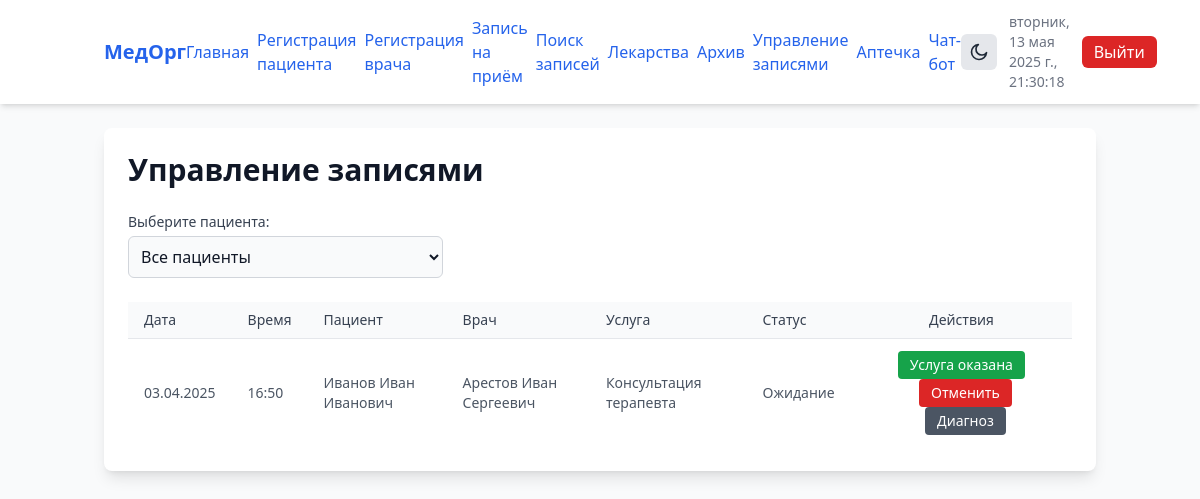
The page /manage_appointments (signed in) on the database as committed earlier.
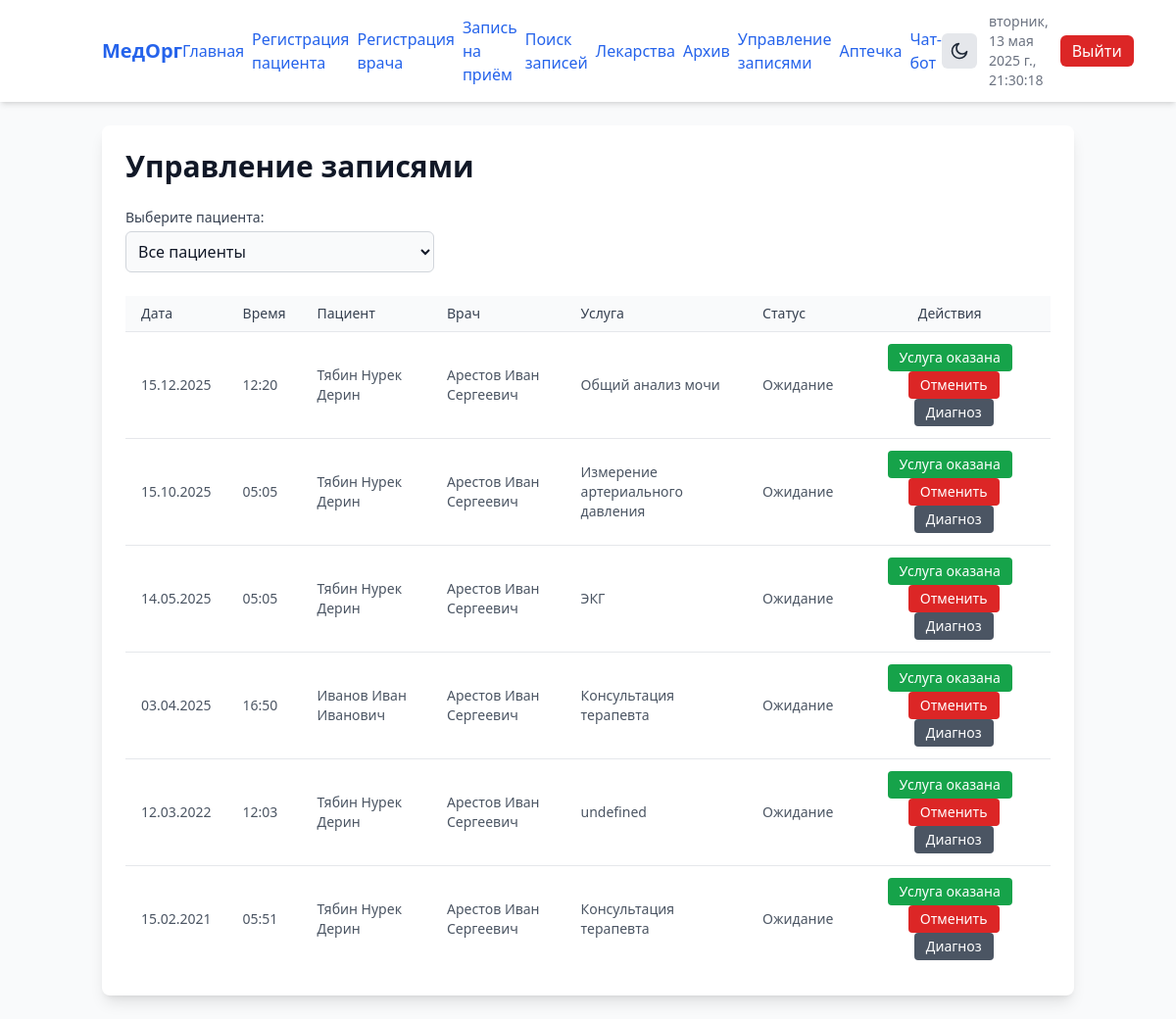
The same page on the database as committed later.
### app/models.py (models this page shows)
class Appointment(Base):
    __tablename__ = "appointments"
    id = Column(Integer, primary_key=True, index=True)
    patient_id = Column(Integer, ForeignKey("patients.id"))
    doctor_id = Column(Integer, ForeignKey("doctors.id"))
    service = Column(String, index=True)
    appointment_day = Column(Date)
    appointment_time = Column(String)
    status = Column(String, default="Ожидание")
    diagnosis = Column(String)
    recommendations = Column(String)
    patient = relationship("Patient")
    doctor = relationship("Doctor")
    history = relationship("AppointmentHistory", back_populates="appointment")

class Patient(Base):
    __tablename__ = "patients"
    id = Column(Integer, primary_key=True, index=True)
    last_name = Column(String, index=True)
    first_name = Column(String, index=True)
    patronymic = Column(String, index=True)
    age = Column(Integer)
    gender = Column(String, index=True)
    date_of_birth = Column(String, index=True)
    address = Column(String, index=True)
    phone = Column(String, index=True)
    insurance_policy = Column(String, index=True)
    email = Column(String, index=True)

class Doctor(Base):
    __tablename__ = "doctors"
    id = Column(Integer, primary_key=True, index=True)
    last_name = Column(String, index=True)
    first_name = Column(String, index=True)
    patronymic = Column(String, index=True)
    cabinet = Column(String, index=True)
    specialization = Column(String, index=True)
    date_of_birth = Column(String, index=True)
    age = Column(Integer)
    phone = Column(String, index=True)
    email = Column(String, index=True)
    workplace = Column(String, index=True)

### app/routes/html_routes.py (the view)
@router.get("/manage_appointments", response_class=HTMLResponse)
def manage_appointments(
    request: Request,
    patient_id: int = Query(0),
    db: Session = Depends(get_db)
):
    q = db.query(models.Appointment)
    if patient_id:
        q = q.filter(models.Appointment.patient_id == patient_id)
    appts    = q.order_by(models.Appointment.appointment_day.desc()).all()
    patients = db.query(models.Patient).all()
    return templates.TemplateResponse("manage_appointments.html", {
        "request": request,
        "appointments": appts,
        "patients": patients,
        "selected_patient_id": patient_id
    })

### app/templates/manage_appointments.html (shortened to what this page needs)
{% extends "base.html" %}
{% block content %}
<div class="mx-auto p-6 bg-white dark:bg-gray-800 shadow-lg dark:shadow-gray-700 rounded-lg
            max-w-full sm:max-w-lg lg:max-w-6xl space-y-6">
  <h1 class="text-2xl sm:text-3xl font-bold text-gray-900 dark:text-gray-100 mb-6">
    Управление записями
  </h1>
  <form method="get" action="/manage_appointments" class="mb-6">
    <label for="patient_id"
           class="block text-sm font-medium text-gray-700 dark:text-gray-200 mb-1">
      Выберите пациента:
    </label>
    <select
      id="patient_id"
      name="patient_id"
      onchange="this.form.submit()"
      class="block w-full sm:w-1/3 rounded-md border border-gray-300 dark:border-gray-600
             bg-gray-50 dark:bg-gray-700 text-gray-900 dark:text-gray-100 p-2
             focus:border-blue-500 dark:focus:border-blue-400 focus:ring-blue-500 dark:focus:ring-blue-400 transition-colors"
    >
      <option value="0"
        {% if not selected_patient_id or selected_patient_id == 0 %}selected{% endif %}
      >
        Все пациенты
      </option>
    </select>
  </form>
  {% if appointments %}
    <div class="overflow-x-auto">
      <table class="min-w-full bg-white dark:bg-gray-800 divide-y divide-gray-200 dark:divide-gray-700">
        <thead class="bg-gray-50 dark:bg-gray-700">
          <tr>
            <th class="px-4 py-2 text-left text-sm font-medium text-gray-700 dark:text-gray-300">Дата</th>
            <th class="px-4 py-2 text-left text-sm font-medium text-gray-700 dark:text-gray-300">Время</th>
            <th class="px-4 py-2 text-left text-sm font-medium text-gray-700 dark:text-gray-300">Пациент</th>
            <th class="px-4 py-2 text-left text-sm font-medium text-gray-700 dark:text-gray-300">Врач</th>
            <th class="px-4 py-2 text-left text-sm font-medium text-gray-700 dark:text-gray-300">Услуга</th>
            <th class="px-4 py-2 text-left text-sm font-medium text-gray-700 dark:text-gray-300">Статус</th>
            <th class="px-4 py-2 text-center text-sm font-medium text-gray-700 dark:text-gray-300">Действия</th>
          </tr>
        </thead>
        <tbody class="bg-white dark:bg-gray-800 divide-y divide-gray-200 dark:divide-gray-700">
          {% for appointment in appointments %}
          <tr id="row-{{ appointment.id }}">
            <td class="px-4 py-3 text-sm text-gray-600 dark:text-gray-300">
              {% if appointment.appointment_day %}
                {{ appointment.appointment_day.strftime('%d.%m.%Y') }}
              {% else %}
                —
              {% endif %}
            </td>
            <td class="px-4 py-3 text-sm text-gray-600 dark:text-gray-300">
              {{ appointment.appointment_time }}
            </td>
            <td class="px-4 py-3 text-sm text-gray-600 dark:text-gray-300">
              {{ appointment.patient.last_name }} {{ appointment.patient.first_name }} {{ appointment.patient.patronymic }}
            </td>
            <td class="px-4 py-3 text-sm text-gray-600 dark:text-gray-300">
              {{ appointment.doctor.last_name }} {{ appointment.doctor.first_name }} {{ appointment.doctor.patronymic }}
            </td>
            <td class="px-4 py-3 text-sm text-gray-600 dark:text-gray-300">
              {{ appointment.service }}
            </td>
            <td id="status-{{ appointment.id }}" class="px-4 py-3 text-sm text-gray-600 dark:text-gray-300">
              {{ appointment.status }}
            </td>
            <td class="px-4 py-3 text-center space-x-2">
              <button
                class="px-3 py-1 bg-green-600 dark:bg-green-500 text-white text-sm font-medium rounded
                       hover:bg-green-700 dark:hover:bg-green-600 focus:outline-none focus:ring-2 focus:ring-green-500 dark:focus:ring-green-400 transition-colors"
                data-id="{{ appointment.id }}"
                data-status="Оказана"
              >
                Услуга оказана
              </button>
              <button
                class="px-3 py-1 bg-red-600 dark:bg-red-500 text-white text-sm font-medium rounded
                       hover:bg-red-700 dark:hover:bg-red-600 focus:outline-none focus:ring-2 focus:ring-red-500 dark:focus:ring-red-400 transition-colors"
                data-id="{{ appointment.id }}"
                data-status="Отменено"
              >
                Отменить
              </button>
              <a href="/appointments/{{ appointment.id }}/diagnosis" class="inline-block">
                <button
                  type="button"
                  class="mt-2 sm:mt-0 px-3 py-1 bg-gray-600 dark:bg-gray-500 text-white text-sm font-medium rounded
                         hover:bg-gray-700 dark:hover:bg-gray-600 focus:outline-none focus:ring-2 focus:ring-gray-500 dark:focus:ring-gray-400 transition-colors"
                >
                  Диагноз
                </button>
              </a>
            </td>
          </tr>
          {% endfor %}
        </tbody>
      </table>
    </div>
  {% else %}
    <p class="text-gray-700 dark:text-gray-300">Нет записей.</p>
  {% endif %}
</div>
{% endblock %}

### app/templates/base.html (shortened to what this page needs)
<!DOCTYPE html>
<html lang="ru" class="dark">
<head>
  <script src="https://cdn.tailwindcss.com"></script>
</head>
<body class="bg-gray-50 dark:bg-gray-900 text-gray-800 dark:text-gray-100 transition-colors duration-200">
  <nav class="bg-white dark:bg-gray-800 shadow-md dark:shadow-gray-700">
    <div class="container mx-auto px-4 py-3 flex items-center justify-between">
      <a href="/" class="text-blue-600 dark:text-blue-400 font-bold text-xl">МедОрг</a>
      <div class="hidden md:flex items-center gap-2">
        <a href="/" class="text-blue-600 dark:text-blue-400 hover:text-blue-800 dark:hover:text-blue-200 font-medium">Главная</a>
        <a href="/register/patient" class="text-blue-600 dark:text-blue-400 hover:text-blue-800 dark:hover:text-blue-200 font-medium">Регистрация пациента</a>
        <a href="/register/doctor" class="text-blue-600 dark:text-blue-400 hover:text-blue-800 dark:hover:text-blue-200 font-medium">Регистрация врача</a>
        <a href="/appointment" class="text-blue-600 dark:text-blue-400 hover:text-blue-800 dark:hover:text-blue-200 font-medium">Запись на приём</a>
        <a href="/search/appointments" class="text-blue-600 dark:text-blue-400 hover:text-blue-800 dark:hover:text-blue-200 font-medium">Поиск записей</a>
        <a href="/medications" class="text-blue-600 dark:text-blue-400 hover:text-blue-800 dark:hover:text-blue-200 font-medium">Лекарства</a>
        <a href="/archive" class="text-blue-600 dark:text-blue-400 hover:text-blue-800 dark:hover:text-blue-200 font-medium">Архив</a>
        <a href="/manage_appointments" class="text-blue-600 dark:text-blue-400 hover:text-blue-800 dark:hover:text-blue-200 font-medium">Управление записями</a>
        <a href="/pharmacy" class="text-blue-600 dark:text-blue-400 hover:text-blue-800 dark:hover:text-blue-200 font-medium">Аптечка</a>
        <a href="/chatbot" class="text-blue-600 dark:text-blue-400 hover:text-blue-800 dark:hover:text-blue-200 font-medium">Чат-бот</a>
      </div>
      <div class="flex items-center space-x-3">
        <button id="theme-toggle" class="p-2 rounded-md bg-gray-200 dark:bg-gray-700 hover:bg-gray-300 dark:hover:bg-gray-600 focus:outline-none focus:ring-2 focus:ring-blue-500 dark:focus:ring-blue-400" aria-label="Переключить тему">
          <svg id="icon-dark" class="w-5 h-5" xmlns="http://www.w3.org/2000/svg" fill="none" viewBox="0 0 24 24" stroke="currentColor">
            <path stroke-linecap="round" stroke-linejoin="round" stroke-width="2" d="M21 12.79A9 9 0 1111.21 3a7 7 0 109.79 9.79z"/>
          </svg>
        </button>
        <span id="datetime" class="text-sm text-gray-500 dark:text-gray-400"></span>
        {% if request.cookies.get('access_token') %}
        <a href="/logout" class="px-3 py-1 bg-red-600 text-white rounded-md hover:bg-red-700 focus:outline-none focus:ring-2 focus:ring-red-500">Выйти</a>
        {% endif %}
      </div>
    </div>
  </nav>
  <div class="container mx-auto px-4 py-6">
    {% block content %}{% endblock %}
  </div>
</body>
</html>

Rows that differ between the two databases and show on the page:
added Appointment: appointment_day "15.12.2025", appointment_time "12:20", patient.last_name "Тябин", patient.first_name "Нурек", patient.patronymic "Дерин", doctor.last_name "Арестов", doctor.first_name "Иван", doctor.patronymic "Сергеевич", service "Общий анализ мочи", status "Ожидание"
added Appointment: appointment_day "15.10.2025", appointment_time "05:05", patient.last_name "Тябин", patient.first_name "Нурек", patient.patronymic "Дерин", doctor.last_name "Арестов", doctor.first_name "Иван", doctor.patronymic "Сергеевич", service "Измерение артериального давления", status "Ожидание"
added Appointment: appointment_day "14.05.2025", appointment_time "05:05", patient.last_name "Тябин", patient.first_name "Нурек", patient.patronymic "Дерин", doctor.last_name "Арестов", doctor.first_name "Иван", doctor.patronymic "Сергеевич", service "ЭКГ", status "Ожидание"
added Appointment: appointment_day "12.03.2022", appointment_time "12:03", patient.last_name "Тябин", patient.first_name "Нурек", patient.patronymic "Дерин", doctor.last_name "Арестов", doctor.first_name "Иван", doctor.patronymic "Сергеевич", service "undefined", status "Ожидание"
added Appointment: appointment_day "15.02.2021", appointment_time "05:51", patient.last_name "Тябин", patient.first_name "Нурек", patient.patronymic "Дерин", doctor.last_name "Арестов", doctor.first_name "Иван", doctor.patronymic "Сергеевич", service "Консультация терапевта", status "Ожидание"
